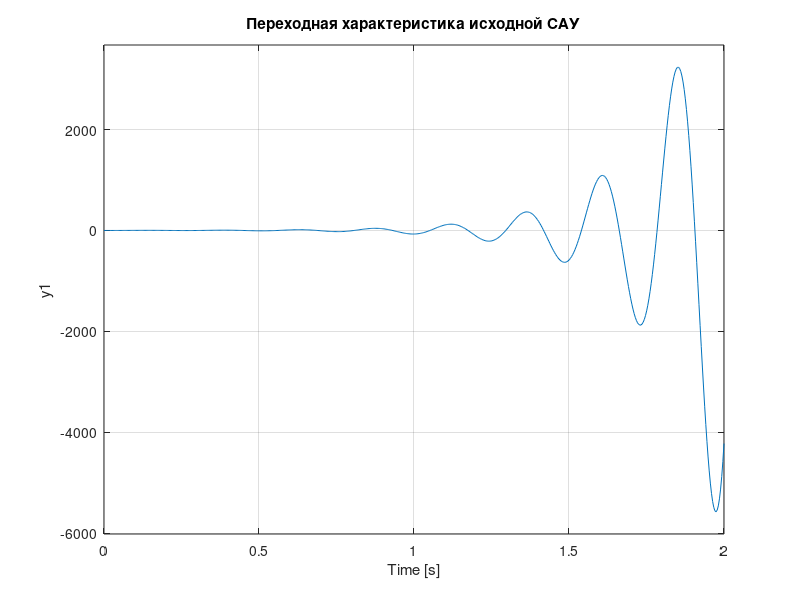
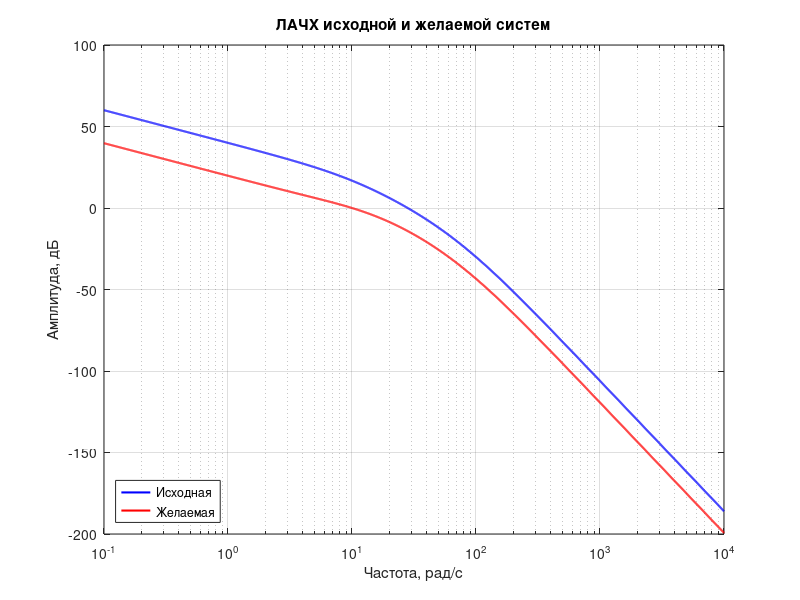
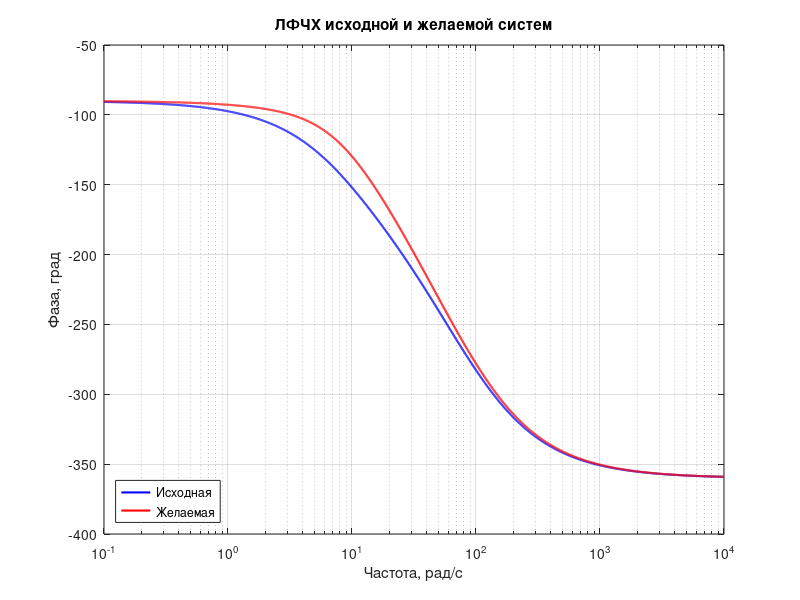
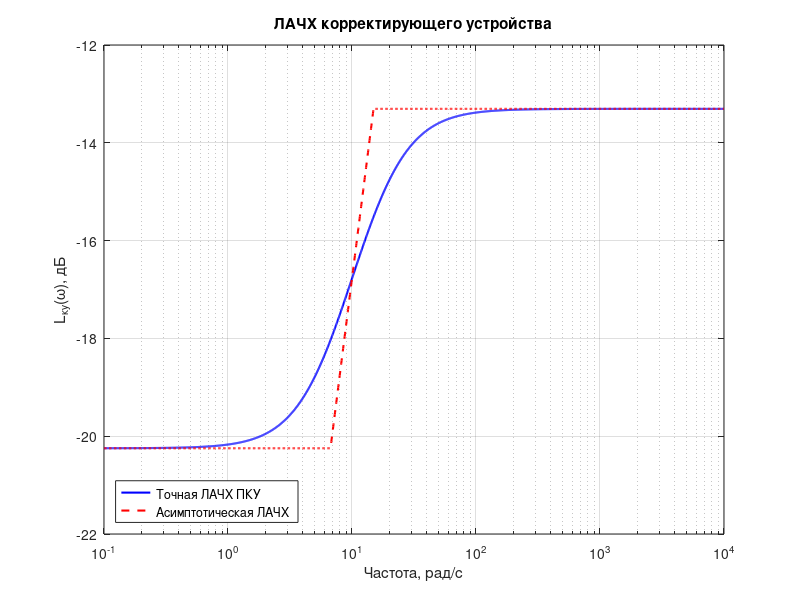

Write the MATLAB code that produced these figures, in order.

clear;
clc;
close all;

num = 100;
den = [0.00002 0.0032 0.13 1 0];
W_open = tf(num, den);
W_closed = feedback(W_open, 1);
char_eq = den + [0 0 0 0 num];
a4 = char_eq(1);
a3 = char_eq(2);
a2 = char_eq(3);
a1 = char_eq(4);
a0 = char_eq(5);
D1 = a3;
D2 = a3*a2 - a4*a1;
D3 = a3*a2*a1 - a3^2*a0 - a4*a1^2;
D4 = a0 * D3;
fprintf('Определители Гурвица:\n');
fprintf('D1 = %.6f\nD2 = %.6f\nD3 = %.6f\nD4 = %.6f\n', ...
        D1, D2, D3, D4);
figure(1);
step(W_closed);
grid on;
title('Переходная характеристика исходной САУ');

M_req = 1.3;
Tpp_req = 0.8;
sigma_req = 25;
gamma_req = asind(1 / M_req);
wc = 10;
[mag_wc, phase_wc] = bode(W_open, wc);
mag_wc = squeeze(mag_wc);
phase_wc = squeeze(phase_wc);
gamma_base = 180 + phase_wc;
delta_phi = gamma_req - gamma_base;
alpha = (1 + sind(delta_phi)) / (1 - sind(delta_phi));

T2 = 1 / (wc * sqrt(alpha));
T1 = alpha * T2;
K = 1 / (mag_wc * sqrt(alpha));
W_ku = K * tf([T1 1], [T2 1]);
W_desired = W_open * W_ku;
w = logspace(-1, 4, 2000);
[mag_open, phase_open] = bode(W_open, w);
mag_open = squeeze(mag_open);
phase_open = squeeze(phase_open);
[mag_des, phase_des] = bode(W_desired, w);
mag_des = squeeze(mag_des);
phase_des = squeeze(phase_des);
L_open = 20 * log10(mag_open);
L_des = 20 * log10(mag_des);
figure(2);
semilogx(w, L_open, 'b', 'LineWidth', 1.5);
hold on;
semilogx(w, L_des, 'r', 'LineWidth', 1.5);
grid on;
xlabel('Частота, рад/с');
ylabel('Амплитуда, дБ');
title('ЛАЧХ исходной и желаемой систем');
legend('Исходная', 'Желаемая', 'Location', 'southwest');
hold off;
figure(3);
semilogx(w, phase_open, 'b', 'LineWidth', 1.5);
hold on;
semilogx(w, phase_des, 'r', 'LineWidth', 1.5);
grid on;
xlabel('Частота, рад/с');
ylabel('Фаза, град');
title('ЛФЧХ исходной и желаемой систем');
legend('Исходная', 'Желаемая', 'Location', 'southwest');
hold off;

L_ku = L_des - L_open;
L_ku_asym = 20 * log10(K) ...
    + 20 * log10(max(1, T1*w)) ...
    - 20 * log10(max(1, T2*w));
figure(4);
semilogx(w, L_ku, 'b', 'LineWidth', 1.5);
hold on;
semilogx(w, L_ku_asym, 'r--', 'LineWidth', 1.5);
grid on;
xlabel('Частота, рад/с');
ylabel('L_{ку}(\omega), дБ');
title('ЛАЧХ корректирующего устройства');
legend('Точная ЛАЧХ ПКУ', 'Асимптотическая ЛАЧХ', ...
       'Location', 'southwest');
hold off;
fprintf('\nПараметры ПКУ:\n');
fprintf('K = %.6f\n', K);
fprintf('T1 = %.6f с\n', T1);
fprintf('T2 = %.6f с\n', T2);
fprintf('Частота сопряжения 1 = %.4f рад/с\n', 1/T1);
fprintf('Частота сопряжения 2 = %.4f рад/с\n', 1/T2);
disp('Передаточная функция ПКУ:');
W_ku

W_closed_final = feedback(W_desired, 1);
p_final = pole(W_closed_final);
disp(p_final);
t = 0:0.001:1.5;
h = step(W_closed_final, t);
y_ust = dcgain(W_closed_final);
figure(5);
plot(t, h, 'b', 'LineWidth', 1.5);
hold on;
plot(t, 1.02*y_ust*ones(size(t)), 'r--');
plot(t, 0.98*y_ust*ones(size(t)), 'r--');
plot(t, y_ust*ones(size(t)), 'k:');
grid on;
xlabel('Время, с');
ylabel('h(t)');
title('Переходная характеристика скорректированной САУ');
legend('h(t)', '+2%', '-2%', ...
       'Установившееся значение', ...
       'Location', 'southeast');
hold off;
[mag_closed, phase_closed] = bode(W_closed, w);
mag_closed = squeeze(mag_closed);
phase_closed = squeeze(phase_closed);
[mag_final, phase_final] = bode(W_closed_final, w);
mag_final = squeeze(mag_final);
phase_final = squeeze(phase_final);
figure(6);
subplot(2,1,1);
semilogx(w, 20*log10(mag_closed), 'b', 'LineWidth', 1.5);
hold on;
semilogx(w, 20*log10(mag_final), 'r', 'LineWidth', 1.5);
grid on;
xlabel('Частота, рад/с');
ylabel('Амплитуда, дБ');
title('ЛАЧХ замкнутых систем');
legend('Исходная', 'Скорректированная', ...
       'Location', 'southwest');
hold off;
subplot(2,1,2);
semilogx(w, phase_closed, 'b', 'LineWidth', 1.5);
hold on;
semilogx(w, phase_final, 'r', 'LineWidth', 1.5);
grid on;
xlabel('Частота, рад/с');
ylabel('Фаза, град');
title('ЛФЧХ замкнутых систем');
legend('Исходная', 'Скорректированная', ...
       'Location', 'southwest');
hold off;
